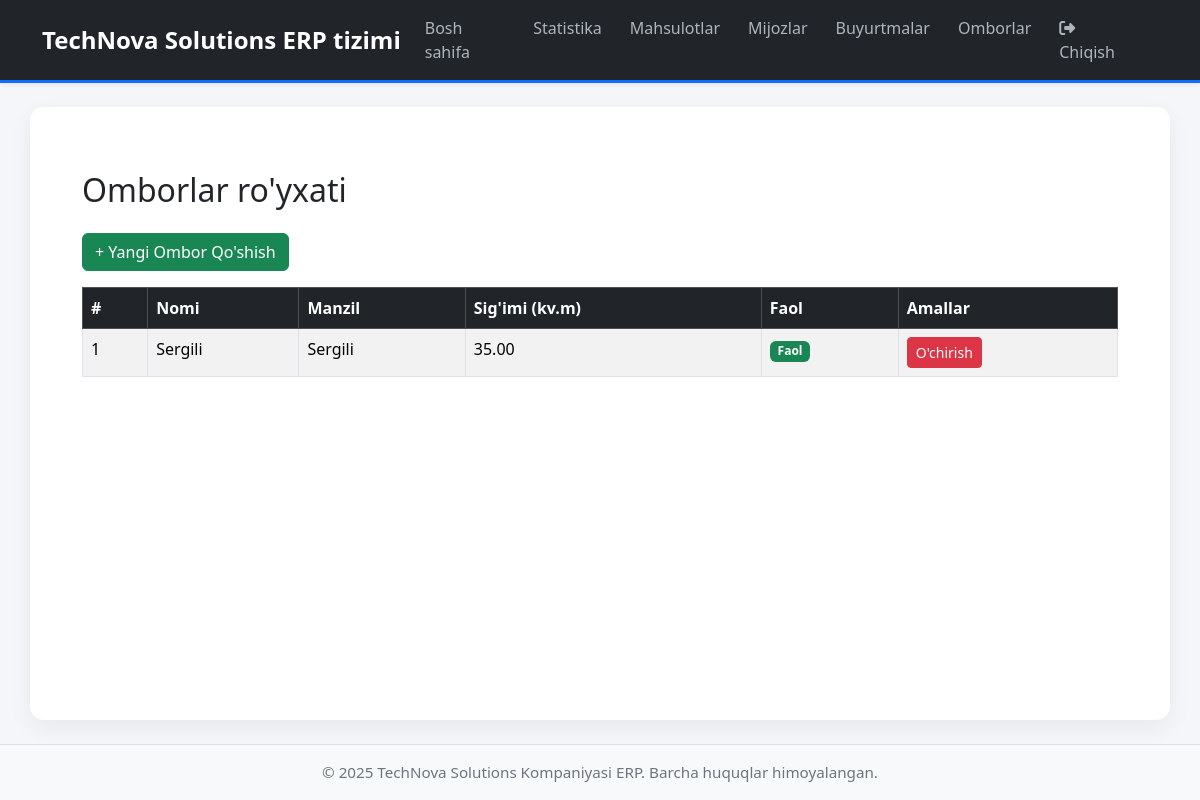
Before: /warehouses/ (signed in) with the older database file.
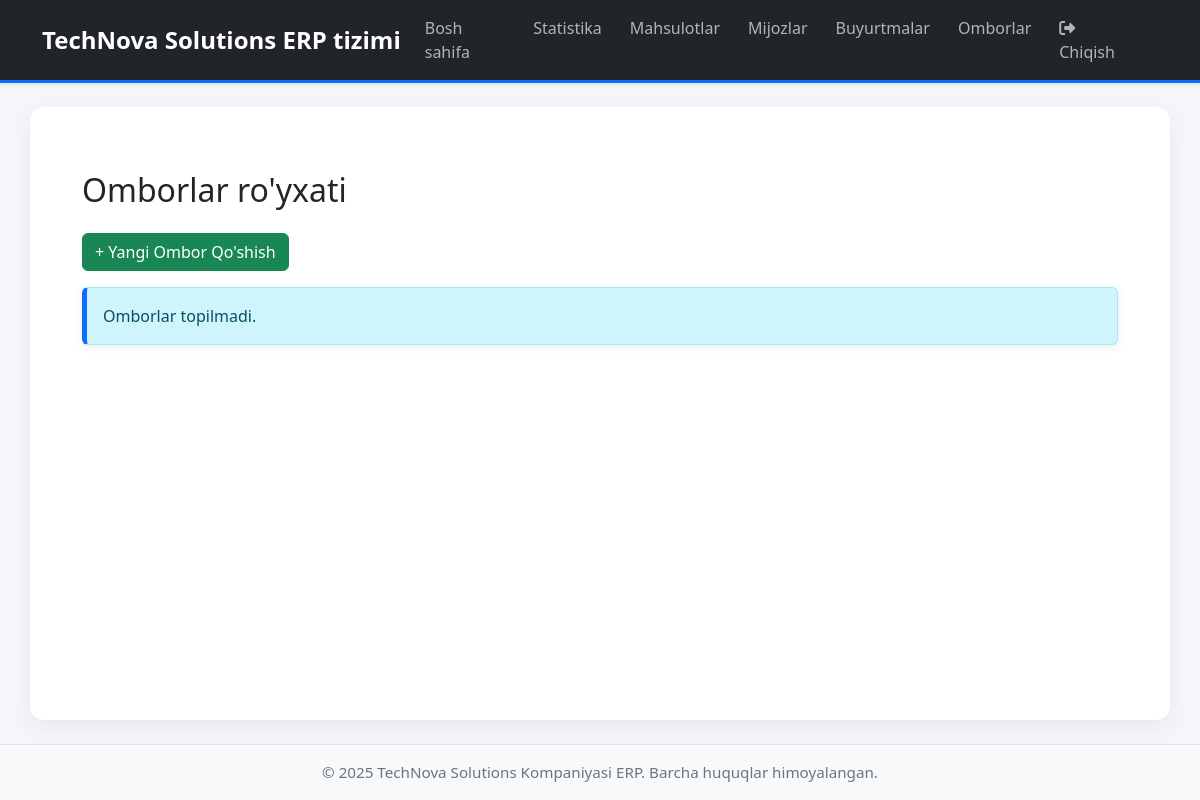
After: the same page with the newer database file.
### warehouses/models.py (models this page shows, shortened)
class Warehouse(models.Model):
    name = models.CharField(max_length=255, unique=True, verbose_name="Ombor nomi")
    location = models.CharField(max_length=255, blank=True, null=True, verbose_name="Manzil")
    capacity_sqm = models.DecimalField(max_digits=10, decimal_places=2, blank=True, null=True, verbose_name="Sig'imi (kv.m)")
    contact_person = models.CharField(max_length=255, blank=True, null=True, verbose_name="Mas'ul shaxs")
    phone_number = models.CharField(max_length=50, blank=True, null=True, verbose_name="Telefon raqami")
    email = models.EmailField(blank=True, null=True, verbose_name="Email")
    is_active = models.BooleanField(default=True, verbose_name="Faol")
    created_at = models.DateTimeField(auto_now_add=True)
    updated_at = models.DateTimeField(auto_now=True)
    class Meta:
        verbose_name = "Ombor"
        verbose_name_plural = "Omborlar"
        ordering = ['name']

### warehouses/views.py (the view)
# urls.py: path('', views.warehouse_list, name='warehouse_list'),
@login_required
def warehouse_list(request):
    warehouses = Warehouse.objects.all().order_by('name')
    context = {
        'warehouses': warehouses,
        'title': 'Omborlar Roʻyxati',
        'page_title': 'Omborlar' # Navigatsiya uchun
    }
    return render(request, 'warehouses/warehouse_list.html', context)

### core/templates/warehouses/warehouse_list.html (shortened to what this page needs)
{% extends "base.html" %}
{% block content %}
<div class="container mt-4">
    <h2 class="mb-4">Omborlar ro'yxati</h2>
    <a href="{% url 'warehouses:warehouse_create' %}" class="btn btn-success mb-3">+ Yangi Ombor Qo'shish</a>
    {% if warehouses %}
        <table class="table table-striped table-bordered">
            <thead class="table-dark">
                <tr>
                    <th>#</th>
                    <th>Nomi</th>
                    <th>Manzil</th>
                    <th>Sig'imi (kv.m)</th>
                    <th>Faol</th>
                    <th>Amallar</th>
                </tr>
            </thead>
            <tbody>
                {% for warehouse in warehouses %}
                    <tr>
                        <td>{{ forloop.counter }}</td>
                        <td>{{ warehouse.name }}</td>
                        <td>{{ warehouse.location|default:"-" }}</td>
                        <td>{{ warehouse.capacity_sqm|default:"-" }}</td>
                        <td>
                            {% if warehouse.is_active %}
                                <span class="badge bg-success">Faol</span>
                            {% else %}
                                <span class="badge bg-secondary">NoFaol</span>
                            {% endif %}
                        </td>
                        <td>
                            <a href="{% url 'warehouses:warehouse_delete' warehouse.pk %}" class="btn btn-danger btn-sm" onclick="return confirm('Haqiqatan ham o‘chirmoqchimisiz?');">O'chirish</a>
                        </td>
                    </tr>
                {% endfor %}
            </tbody>
        </table>
    {% else %}
        <div class="alert alert-info">Omborlar topilmadi.</div>
    {% endif %}
</div>
{% endblock %}

Changed rows visible on the page:
removed Warehouse: name "Sergili", location "Sergili", capacity_sqm "35.00", is_active "Faol"
Other visible differences:
text no longer shown: "# Nomi Manzil Sig'imi (kv.m) Faol Amallar"
text now shown: "Omborlar topilmadi."
